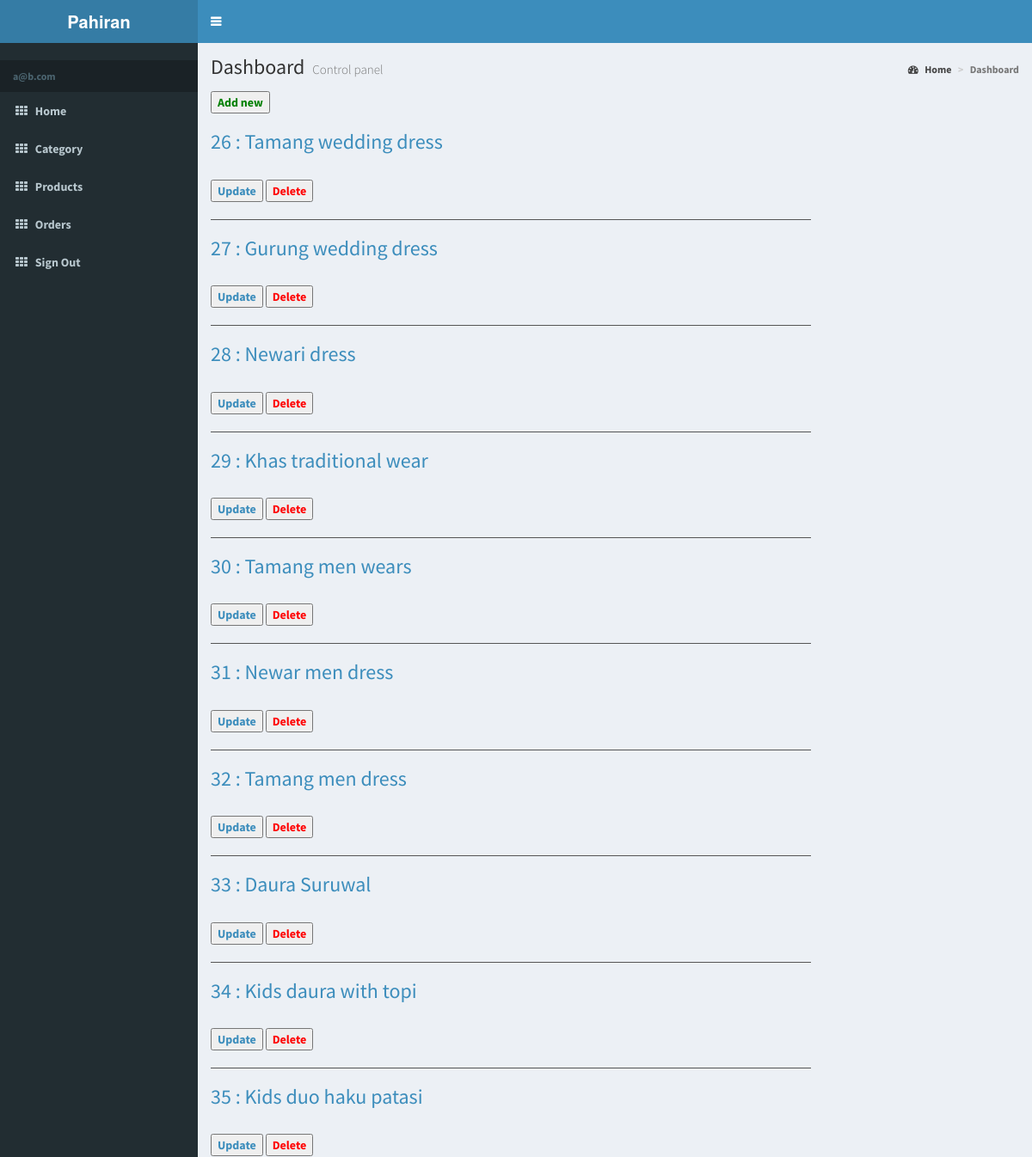
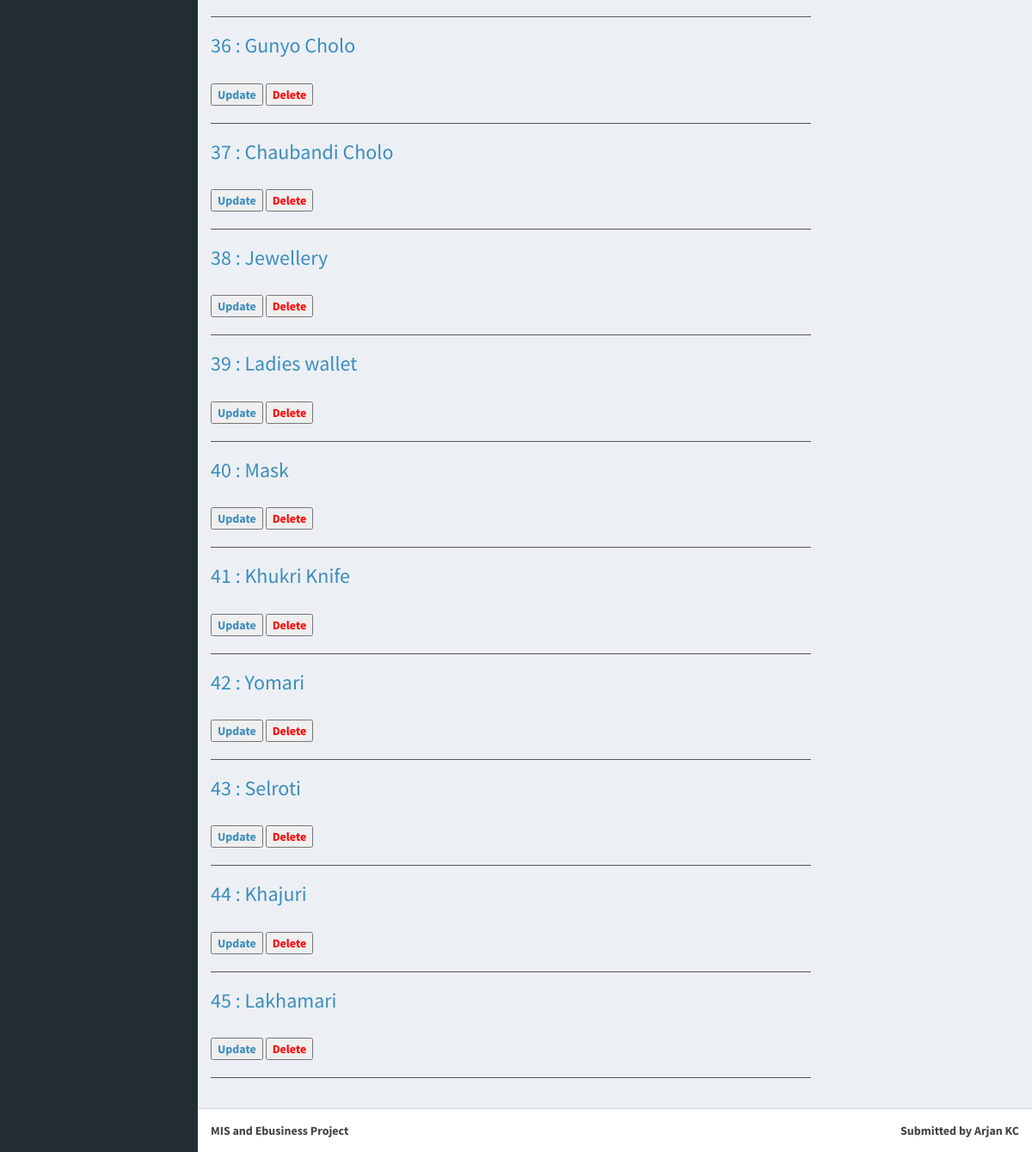
Page /admin/productsshow.php (signed in) on the committed database (2 pictures, top to bottom).
### tables this page shows
CREATE TABLE `products` (
  `id` int(11) NOT NULL,
  `name` varchar(30) NOT NULL,
  `price` int(11) NOT NULL,
  `picture` varchar(30) NOT NULL,
  `description` mediumtext NOT NULL,
  `category_id` int(11) NOT NULL,
  `created_at` timestamp NOT NULL DEFAULT current_timestamp(),
  `updated_at` timestamp NOT NULL DEFAULT current_timestamp()
);

### admin/productsshow.php (the view, shortened to what this page needs)
<!DOCTYPE html>
<html>
  <?php
    include('adminfiles/head.php')
    ?>
  <body class="hold-transition skin-blue sidebar-mini">
    <div class="wrapper">
      <?php
        include('adminfiles/header.php')
        ?>
      <?php
        include('adminfiles/aside.php');
        ?>
      <div class="content-wrapper">
        <section class="content-header">
          <h1>
            Dashboard
            <small>Control panel</small>
          </h1>
          <ol class="breadcrumb">
            <li><a href="#"><i class="fa fa-dashboard"></i> Home</a></li>
            <li class="active">Dashboard</li>
          </ol>
        </section>
        <section class="content">
          <div class="row">
            <div class="col-sm-9">
              <a href="products.php">
              <button style="color:green;">Add new</button>
            </a>
              <?php
              include ('../files/connect.php');
              $sql="SELECT * from products";
              $results=$connect->query($sql);
              while($final=$results->fetch_assoc()){ ?>
                <a href="proshow.php?pro_id=<?php echo $final['id']?>">
                <h3> <?php echo $final['id'] ?> : <?php echo $final['name'] ?> </h3><br>
                </a>
                <a href="proupdate.php?up_id=<?php echo $final['id'] ?>">
                  <button>Update</button>
                </a>
                <a href="prodelete.php?del_id=<?php echo $final['id'] ?>">
                  <button style="color:red">Delete</button>
                </a> <hr>
              <?php }
              ?>
            </div>
        <div class="col-sm-3">
        </div>
      </div>
    </div>
    <?php
      include('adminfiles/footer.php');
      ?>
  </body>
</html>

### admin/adminfiles/head.php (shortened to what this page needs)
<head>
  <link rel="stylesheet" href="bower_components/bootstrap/dist/css/bootstrap.min.css">
  <link rel="stylesheet" href="bower_components/font-awesome/css/font-awesome.min.css">
  <link rel="stylesheet" href="bower_components/Ionicons/css/ionicons.min.css">
  <link rel="stylesheet" href="dist/css/AdminLTE.min.css">
  <link rel="stylesheet" href="dist/css/skins/_all-skins.min.css">
  <link rel="stylesheet" href="bower_components/morris.js/morris.css">
  <link rel="stylesheet" href="bower_components/jvectormap/jquery-jvectormap.css">
  <link rel="stylesheet" href="bower_components/bootstrap-datepicker/dist/css/bootstrap-datepicker.min.css">
  <link rel="stylesheet" href="bower_components/bootstrap-daterangepicker/daterangepicker.css">
  <link rel="stylesheet" href="plugins/bootstrap-wysihtml5/bootstrap3-wysihtml5.min.css">
</head>

### admin/adminfiles/header.php (shortened to what this page needs)
<header class="main-header">
  <a href="index.php" class="logo">
    <span class="logo-lg"><b>Pahiran</span>
  </a>
  <nav class="navbar navbar-static-top">
    <a href="#" class="sidebar-toggle" data-toggle="push-menu" role="button">
    </a>
  </nav>
</header>

### admin/adminfiles/aside.php
<aside class="main-sidebar">
  <section class="sidebar">
    <div class="user-panel">
    </div>
    <ul class="sidebar-menu" data-widget="tree">
      <li class="header"><?php echo $_SESSION['email'] ?></li>
      <li>
        <a href="index.php">
          <i class="fa fa-th"></i> <span>Home</span>
        </a>
      </li>
      <li>
        <a href="categories.php">
          <i class="fa fa-th"></i> <span>Category</span>
        </a>
      </li>
      <li>
        <a href="productsshow.php">
          <i class="fa fa-th"></i> <span>Products</span>
        </a>
      </li>
      <li>
        <a href="orders.php">
          <i class="fa fa-th"></i> <span>Orders</span>
        </a>
      </li>
      <li>
        <a href="adminfiles/logout.php">
          <i class="fa fa-th"></i> <span>Sign Out</span>
        </a>
      </li>
    </ul>
  </section>
</aside>

### admin/adminfiles/footer.php (shortened to what this page needs)
  <footer class="main-footer">
    <div class="pull-right hidden-xs">
      <b>Submitted by</b> Arjan KC
    </div>
    <strong>MIS and Ebusiness Project </strong>
  </footer>
</div>

### rows in the picture
products: id "26", name "Tamang wedding dress"
products: id "27", name "Gurung wedding dress"
products: id "28", name "Newari dress"
products: id "29", name "Khas traditional wear"
products: id "30", name "Tamang men wears"
products: id "31", name "Newar men dress"
products: id "32", name "Tamang men dress"
products: id "33", name "Daura Suruwal"
products: id "34", name "Kids daura with topi"
products: id "35", name "Kids duo haku patasi"
products: id "36", name "Gunyo Cholo"
products: id "37", name "Chaubandi Cholo"
products: id "38", name "Jewellery"
products: id "39", name "Ladies wallet"
products: id "40", name "Mask"
products: id "41", name "Khukri Knife"
products: id "42", name "Yomari"
products: id "43", name "Selroti"
products: id "44", name "Khajuri"
products: id "45", name "Lakhamari"

### other values in the picture
$_SESSION['email'] "a@b.com"
